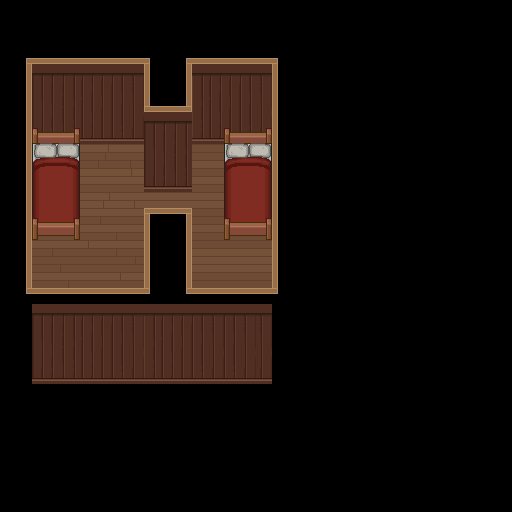

Rendered tile map (Tiled .tmx) drawn with the repository's tilesets; below, a short description and the full map source, tile grids included:
An orthogonal 32x32 tile map with 16x16 px tiles, 3 tile layers (background, foreground, items).

<map version="1.0" orientation="orthogonal" renderorder="right-down" width="32" height="32" tilewidth="16" tileheight="16" nextobjectid="1">
 <tileset firstgid="1" name="tiles" tilewidth="16" tileheight="16" tilecount="256" columns="16">
  <image source="resources/tiles.png" width="256" height="256" />
  <tile id="0">
   <properties>
    <property name="solid" type="bool" value="true" />
   </properties>
  </tile>
  <tile id="1">
   <properties>
    <property name="solid" type="bool" value="true" />
   </properties>
  </tile>
  <tile id="2">
   <properties>
    <property name="solid" type="bool" value="true" />
   </properties>
  </tile>
  <tile id="3">
   <properties>
    <property name="solid" type="bool" value="true" />
   </properties>
  </tile>
  <tile id="4">
   <properties>
    <property name="solid" type="bool" value="true" />
   </properties>
  </tile>
  <tile id="5">
   <properties>
    <property name="solid" type="bool" value="false" />
   </properties>
  </tile>
  <tile id="8">
   <properties>
    <property name="solid" type="bool" value="true" />
   </properties>
  </tile>
  <tile id="9">
   <properties>
    <property name="solid" type="bool" value="true" />
   </properties>
  </tile>
  <tile id="10">
   <properties>
    <property name="solid" type="bool" value="true" />
   </properties>
  </tile>
  <tile id="16">
   <properties>
    <property name="solid" type="bool" value="true" />
   </properties>
  </tile>
  <tile id="17">
   <properties>
    <property name="solid" type="bool" value="true" />
   </properties>
  </tile>
  <tile id="18">
   <properties>
    <property name="solid" type="bool" value="true" />
   </properties>
  </tile>
  <tile id="19">
   <properties>
    <property name="solid" type="bool" value="true" />
   </properties>
  </tile>
  <tile id="20">
   <properties>
    <property name="solid" type="bool" value="true" />
   </properties>
  </tile>
  <tile id="21">
   <properties>
    <property name="solid" type="bool" value="false" />
   </properties>
  </tile>
  <tile id="24">
   <properties>
    <property name="solid" type="bool" value="true" />
   </properties>
  </tile>
  <tile id="26">
   <properties>
    <property name="solid" type="bool" value="true" />
   </properties>
  </tile>
  <tile id="32">
   <properties>
    <property name="solid" type="bool" value="true" />
   </properties>
  </tile>
  <tile id="33">
   <properties>
    <property name="solid" type="bool" value="true" />
   </properties>
  </tile>
  <tile id="34">
   <properties>
    <property name="solid" type="bool" value="true" />
   </properties>
  </tile>
  <tile id="35">
   <properties>
    <property name="solid" type="bool" value="false" />
   </properties>
  </tile>
  <tile id="36">
   <properties>
    <property name="solid" type="bool" value="false" />
   </properties>
  </tile>
  <tile id="37">
   <properties>
    <property name="solid" type="bool" value="false" />
   </properties>
  </tile>
  <tile id="40">
   <properties>
    <property name="solid" type="bool" value="true" />
   </properties>
  </tile>
  <tile id="41">
   <properties>
    <property name="solid" type="bool" value="true" />
   </properties>
  </tile>
  <tile id="42">
   <properties>
    <property name="solid" type="bool" value="true" />
   </properties>
  </tile>
  <tile id="64">
   <properties>
    <property name="solid" type="bool" value="true" />
   </properties>
  </tile>
  <tile id="65">
   <properties>
    <property name="solid" type="bool" value="true" />
   </properties>
  </tile>
  <tile id="66">
   <properties>
    <property name="solid" type="bool" value="true" />
   </properties>
  </tile>
  <tile id="67">
   <properties>
    <property name="solid" type="bool" value="true" />
   </properties>
  </tile>
  <tile id="68">
   <properties>
    <property name="solid" type="bool" value="true" />
   </properties>
  </tile>
  <tile id="69">
   <properties>
    <property name="solid" type="bool" value="true" />
   </properties>
  </tile>
  <tile id="70">
   <properties>
    <property name="solid" type="bool" value="true" />
   </properties>
  </tile>
  <tile id="72">
   <properties>
    <property name="id" value="bed" />
    <property name="solid" type="bool" value="true" />
   </properties>
  </tile>
  <tile id="73">
   <properties>
    <property name="id" value="bed" />
    <property name="solid" type="bool" value="true" />
   </properties>
  </tile>
  <tile id="74">
   <properties>
    <property name="id" value="bed" />
    <property name="solid" type="bool" value="true" />
   </properties>
  </tile>
  <tile id="80">
   <properties>
    <property name="solid" type="bool" value="true" />
   </properties>
  </tile>
  <tile id="81">
   <properties>
    <property name="solid" type="bool" value="true" />
   </properties>
  </tile>
  <tile id="82">
   <properties>
    <property name="solid" type="bool" value="true" />
   </properties>
  </tile>
  <tile id="83">
   <properties>
    <property name="solid" type="bool" value="true" />
   </properties>
  </tile>
  <tile id="84">
   <properties>
    <property name="solid" type="bool" value="true" />
   </properties>
  </tile>
  <tile id="85">
   <properties>
    <property name="solid" type="bool" value="true" />
   </properties>
  </tile>
  <tile id="86">
   <properties>
    <property name="solid" type="bool" value="true" />
   </properties>
  </tile>
  <tile id="88">
   <properties>
    <property name="id" value="bed" />
    <property name="solid" type="bool" value="true" />
   </properties>
  </tile>
  <tile id="89">
   <properties>
    <property name="id" value="bed" />
    <property name="solid" type="bool" value="true" />
   </properties>
  </tile>
  <tile id="90">
   <properties>
    <property name="id" value="bed" />
    <property name="solid" type="bool" value="true" />
   </properties>
  </tile>
  <tile id="96">
   <properties>
    <property name="solid" type="bool" value="true" />
   </properties>
  </tile>
  <tile id="97">
   <properties>
    <property name="solid" type="bool" value="true" />
   </properties>
  </tile>
  <tile id="98">
   <properties>
    <property name="solid" type="bool" value="true" />
   </properties>
  </tile>
  <tile id="99">
   <properties>
    <property name="solid" type="bool" value="true" />
   </properties>
  </tile>
  <tile id="100">
   <properties>
    <property name="solid" type="bool" value="true" />
   </properties>
  </tile>
  <tile id="101">
   <properties>
    <property name="solid" type="bool" value="true" />
   </properties>
  </tile>
  <tile id="102">
   <properties>
    <property name="solid" type="bool" value="true" />
   </properties>
  </tile>
  <tile id="104">
   <properties>
    <property name="id" value="bed" />
    <property name="solid" type="bool" value="true" />
   </properties>
  </tile>
  <tile id="105">
   <properties>
    <property name="id" value="bed" />
    <property name="solid" type="bool" value="true" />
   </properties>
  </tile>
  <tile id="106">
   <properties>
    <property name="id" value="bed" />
    <property name="solid" type="bool" value="true" />
   </properties>
  </tile>
  <tile id="112">
   <properties>
    <property name="solid" type="bool" value="true" />
   </properties>
  </tile>
  <tile id="113">
   <properties>
    <property name="solid" type="bool" value="true" />
   </properties>
  </tile>
  <tile id="114">
   <properties>
    <property name="solid" type="bool" value="true" />
   </properties>
  </tile>
  <tile id="115">
   <properties>
    <property name="solid" type="bool" value="true" />
   </properties>
  </tile>
  <tile id="116">
   <properties>
    <property name="solid" type="bool" value="true" />
   </properties>
  </tile>
  <tile id="117">
   <properties>
    <property name="solid" type="bool" value="true" />
   </properties>
  </tile>
  <tile id="118">
   <properties>
    <property name="solid" type="bool" value="true" />
   </properties>
  </tile>
  <tile id="120">
   <properties>
    <property name="id" value="bed" />
    <property name="solid" type="bool" value="true" />
   </properties>
  </tile>
  <tile id="121">
   <properties>
    <property name="id" value="bed" />
    <property name="solid" type="bool" value="true" />
   </properties>
  </tile>
  <tile id="122">
   <properties>
    <property name="id" value="bed" />
    <property name="solid" type="bool" value="true" />
   </properties>
  </tile>
  <tile id="128">
   <properties>
    <property name="solid" type="bool" value="true" />
   </properties>
  </tile>
  <tile id="129">
   <properties>
    <property name="solid" type="bool" value="true" />
   </properties>
  </tile>
  <tile id="130">
   <properties>
    <property name="solid" type="bool" value="true" />
   </properties>
  </tile>
  <tile id="131">
   <properties>
    <property name="solid" type="bool" value="true" />
   </properties>
  </tile>
  <tile id="132">
   <properties>
    <property name="solid" type="bool" value="true" />
   </properties>
  </tile>
  <tile id="133">
   <properties>
    <property name="solid" type="bool" value="true" />
   </properties>
  </tile>
  <tile id="134">
   <properties>
    <property name="solid" type="bool" value="true" />
   </properties>
  </tile>
  <tile id="136">
   <properties>
    <property name="id" value="bed" />
    <property name="solid" type="bool" value="true" />
   </properties>
  </tile>
  <tile id="137">
   <properties>
    <property name="id" value="bed" />
    <property name="solid" type="bool" value="true" />
   </properties>
  </tile>
  <tile id="138">
   <properties>
    <property name="id" value="bed" />
    <property name="solid" type="bool" value="true" />
   </properties>
  </tile>
  <tile id="144">
   <properties>
    <property name="solid" type="bool" value="true" />
   </properties>
  </tile>
  <tile id="145">
   <properties>
    <property name="solid" type="bool" value="true" />
   </properties>
  </tile>
  <tile id="146">
   <properties>
    <property name="solid" type="bool" value="true" />
   </properties>
  </tile>
  <tile id="147">
   <properties>
    <property name="solid" type="bool" value="true" />
   </properties>
  </tile>
  <tile id="148">
   <properties>
    <property name="solid" type="bool" value="true" />
   </properties>
  </tile>
  <tile id="149">
   <properties>
    <property name="solid" type="bool" value="true" />
   </properties>
  </tile>
  <tile id="150">
   <properties>
    <property name="solid" type="bool" value="true" />
   </properties>
  </tile>
  <tile id="152">
   <properties>
    <property name="id" value="bed" />
    <property name="solid" type="bool" value="true" />
   </properties>
  </tile>
  <tile id="153">
   <properties>
    <property name="id" value="bed" />
    <property name="solid" type="bool" value="true" />
   </properties>
  </tile>
  <tile id="154">
   <properties>
    <property name="id" value="bed" />
    <property name="solid" type="bool" value="true" />
   </properties>
  </tile>
  <tile id="160">
   <properties>
    <property name="solid" type="bool" value="true" />
   </properties>
  </tile>
  <tile id="161">
   <properties>
    <property name="solid" type="bool" value="true" />
   </properties>
  </tile>
  <tile id="162">
   <properties>
    <property name="solid" type="bool" value="true" />
   </properties>
  </tile>
  <tile id="163">
   <properties>
    <property name="solid" type="bool" value="true" />
   </properties>
  </tile>
  <tile id="164">
   <properties>
    <property name="solid" type="bool" value="true" />
   </properties>
  </tile>
  <tile id="165">
   <properties>
    <property name="solid" type="bool" value="true" />
   </properties>
  </tile>
  <tile id="166">
   <properties>
    <property name="solid" type="bool" value="true" />
   </properties>
  </tile>
  <tile id="168">
   <properties>
    <property name="id" value="bed" />
    <property name="solid" type="bool" value="true" />
   </properties>
  </tile>
  <tile id="169">
   <properties>
    <property name="id" value="bed" />
    <property name="solid" type="bool" value="true" />
   </properties>
  </tile>
  <tile id="170">
   <properties>
    <property name="id" value="bed" />
    <property name="solid" type="bool" value="true" />
   </properties>
  </tile>
 </tileset>
 <layer name="background" width="32" height="32">
  <data encoding="csv">
0,0,0,0,0,0,0,0,0,0,0,0,0,0,0,0,0,0,0,0,0,0,0,0,0,0,0,0,0,0,0,0,
0,0,0,0,0,0,0,0,0,0,0,0,0,0,0,0,0,0,0,0,0,0,0,0,0,0,0,0,0,0,0,0,
0,0,0,0,0,0,0,0,0,0,0,0,0,0,0,0,0,0,0,0,0,0,0,0,0,0,0,0,0,0,0,0,
0,0,0,0,0,0,0,0,0,0,0,0,0,0,0,0,0,0,0,0,0,0,0,0,0,0,0,0,0,0,0,0,
0,0,65,66,67,68,69,70,71,0,0,0,67,68,69,70,71,0,0,0,0,0,0,0,0,0,0,0,0,0,0,0,
0,0,81,82,83,84,85,86,87,0,0,0,83,84,85,86,87,0,0,0,0,0,0,0,0,0,0,0,0,0,0,0,
0,0,97,98,99,100,101,102,103,0,0,0,99,100,101,102,103,0,0,0,0,0,0,0,0,0,0,0,0,0,0,0,
0,0,113,114,115,116,117,118,119,65,66,67,115,116,117,118,119,0,0,0,0,0,0,0,0,0,0,0,0,0,0,0,
0,0,129,130,131,132,133,134,135,81,82,83,131,132,133,134,135,0,0,0,0,0,0,0,0,0,0,0,0,0,0,0,
0,0,13,12,12,12,15,12,12,97,98,99,60,60,60,60,60,0,0,0,0,0,0,0,0,0,0,0,0,0,0,0,
0,0,30,28,29,28,29,28,31,113,114,115,12,12,12,12,12,0,0,0,0,0,0,0,0,0,0,0,0,0,0,0,
0,0,12,12,12,12,12,12,12,129,130,131,12,12,12,12,12,0,0,0,0,0,0,0,0,0,0,0,0,0,0,0,
0,0,44,45,44,44,47,44,46,44,44,44,44,44,44,44,44,0,0,0,0,0,0,0,0,0,0,0,0,0,0,0,
0,0,12,12,13,12,14,12,12,0,0,0,60,60,60,60,60,0,0,0,0,0,0,0,0,0,0,0,0,0,0,0,
0,0,13,12,12,12,12,14,12,0,0,0,12,12,12,12,12,0,0,0,0,0,0,0,0,0,0,0,0,0,0,0,
0,0,12,14,12,13,12,14,12,0,0,0,28,28,28,28,28,0,0,0,0,0,0,0,0,0,0,0,0,0,0,0,
0,0,60,62,60,60,60,60,61,0,0,0,44,44,44,44,44,0,0,0,0,0,0,0,0,0,0,0,0,0,0,0,
0,0,12,12,14,12,12,13,12,0,0,0,60,60,60,60,60,0,0,0,0,0,0,0,0,0,0,0,0,0,0,0,
0,0,0,0,0,0,0,0,0,0,0,0,0,0,0,0,0,0,0,0,0,0,0,0,0,0,0,0,0,0,0,0,
0,0,65,66,67,68,69,70,71,67,68,69,70,71,70,71,71,0,0,0,0,0,0,0,0,0,0,0,0,0,0,0,
0,0,81,82,83,84,85,86,87,83,84,85,86,87,86,87,87,0,0,0,0,0,0,0,0,0,0,0,0,0,0,0,
0,0,97,98,99,100,101,102,103,99,100,101,102,103,102,103,103,0,0,0,0,0,0,0,0,0,0,0,0,0,0,0,
0,0,113,114,115,116,117,118,119,115,116,117,118,119,118,119,119,0,0,0,0,0,0,0,0,0,0,0,0,0,0,0,
0,0,129,130,131,132,133,134,135,131,132,133,134,135,134,135,135,0,0,0,0,0,0,0,0,0,0,0,0,0,0,0,
0,0,0,0,0,0,0,0,0,0,0,0,0,0,0,0,0,0,0,0,0,0,0,0,0,0,0,0,0,0,0,0,
0,0,0,0,0,0,0,0,0,0,0,0,0,0,0,0,0,0,0,0,0,0,0,0,0,0,0,0,0,0,0,0,
0,0,0,0,0,0,0,0,0,0,0,0,0,0,0,0,0,0,0,0,0,0,0,0,0,0,0,0,0,0,0,0,
0,0,0,0,0,0,0,0,0,0,0,0,0,0,0,0,0,0,0,0,0,0,0,0,0,0,0,0,0,0,0,0,
0,0,0,0,0,0,0,0,0,0,0,0,0,0,0,0,0,0,0,0,0,0,0,0,0,0,0,0,0,0,0,0,
0,0,0,0,0,0,0,0,0,0,0,0,0,0,0,0,0,0,0,0,0,0,0,0,0,0,0,0,0,0,0,0,
0,0,0,0,0,0,0,0,0,0,0,0,0,0,0,0,0,0,0,0,0,0,0,0,0,0,0,0,0,0,0,0,
0,0,0,0,0,0,0,0,0,0,0,0,0,0,0,0,0,0,0,0,0,0,0,0,0,0,0,0,0,0,0,0
</data>
 </layer>
 <layer name="foreground" width="32" height="32">
  <data encoding="csv">
0,0,0,0,0,0,0,0,0,0,0,0,0,0,0,0,0,0,0,0,0,0,0,0,0,0,0,0,0,0,0,0,
0,0,0,0,0,0,0,0,0,0,0,0,0,0,0,0,0,0,0,0,0,0,0,0,0,0,0,0,0,0,0,0,
0,0,0,0,0,0,0,0,0,0,0,0,0,0,0,0,0,0,0,0,0,0,0,0,0,0,0,0,0,0,0,0,
0,1,2,2,2,2,2,2,2,3,0,1,2,2,2,2,2,3,0,0,0,0,0,0,0,0,0,0,0,0,0,0,
0,17,0,0,0,0,0,0,0,19,0,17,0,0,0,0,0,19,0,0,0,0,0,0,0,0,0,0,0,0,0,0,
0,17,0,0,0,0,0,0,0,19,0,17,0,0,0,0,0,19,0,0,0,0,0,0,0,0,0,0,0,0,0,0,
0,17,0,0,0,0,0,0,0,20,2,21,0,0,0,0,0,19,0,0,0,0,0,0,0,0,0,0,0,0,0,0,
0,17,0,0,0,0,0,0,0,0,0,0,0,0,0,0,0,19,0,0,0,0,0,0,0,0,0,0,0,0,0,0,
0,17,0,0,0,0,0,0,0,0,0,0,0,0,0,0,0,19,0,0,0,0,0,0,0,0,0,0,0,0,0,0,
0,17,0,0,0,0,0,0,0,0,0,0,0,0,0,0,0,19,0,0,0,0,0,0,0,0,0,0,0,0,0,0,
0,17,0,0,0,0,0,0,0,0,0,0,0,0,0,0,0,19,0,0,0,0,0,0,0,0,0,0,0,0,0,0,
0,17,0,0,0,0,0,0,0,0,0,0,0,0,0,0,0,19,0,0,0,0,0,0,0,0,0,0,0,0,0,0,
0,17,0,0,0,0,0,0,0,0,0,0,0,0,0,0,0,19,0,0,0,0,0,0,0,0,0,0,0,0,0,0,
0,17,0,0,0,0,0,0,0,4,34,5,0,0,0,0,0,19,0,0,0,0,0,0,0,0,0,0,0,0,0,0,
0,17,0,0,0,0,0,0,0,19,0,17,0,0,0,0,0,19,0,0,0,0,0,0,0,0,0,0,0,0,0,0,
0,17,0,0,0,0,0,0,0,19,0,17,0,0,0,0,0,19,0,0,0,0,0,0,0,0,0,0,0,0,0,0,
0,17,0,0,0,0,0,0,0,19,0,17,0,0,0,0,0,19,0,0,0,0,0,0,0,0,0,0,0,0,0,0,
0,17,0,0,0,0,0,0,0,19,0,17,0,0,0,0,0,19,0,0,0,0,0,0,0,0,0,0,0,0,0,0,
0,33,34,34,34,34,34,34,34,35,0,33,34,34,34,34,34,35,0,0,0,0,0,0,0,0,0,0,0,0,0,0,
0,0,0,0,0,0,0,0,0,0,0,0,0,0,0,0,0,0,0,0,0,0,0,0,0,0,0,0,0,0,0,0,
0,0,0,0,0,0,0,0,0,0,0,0,0,0,0,0,0,0,0,0,0,0,0,0,0,0,0,0,0,0,0,0,
0,0,0,0,0,0,0,0,0,0,0,0,0,0,0,0,0,0,0,0,0,0,0,0,0,0,0,0,0,0,0,0,
0,0,0,0,0,0,0,0,0,0,0,0,0,0,0,0,0,0,0,0,0,0,0,0,0,0,0,0,0,0,0,0,
0,0,0,0,0,0,0,0,0,0,0,0,0,0,0,0,0,0,0,0,0,0,0,0,0,0,0,0,0,0,0,0,
0,0,0,0,0,0,0,0,0,0,0,0,0,0,0,0,0,0,0,0,0,0,0,0,0,0,0,0,0,0,0,0,
0,0,0,0,0,0,0,0,0,0,0,0,0,0,0,0,0,0,0,0,0,0,0,0,0,0,0,0,0,0,0,0,
0,0,0,0,0,0,0,0,0,0,0,0,0,0,0,0,0,0,0,0,0,0,0,0,0,0,0,0,0,0,0,0,
0,0,0,0,0,0,0,0,0,0,0,0,0,0,0,0,0,0,0,0,0,0,0,0,0,0,0,0,0,0,0,0,
0,0,0,0,0,0,0,0,0,0,0,0,0,0,0,0,0,0,0,0,0,0,0,0,0,0,0,0,0,0,0,0,
0,0,0,0,0,0,0,0,0,0,0,0,0,0,0,0,0,0,0,0,0,0,0,0,0,0,0,0,0,0,0,0,
0,0,0,0,0,0,0,0,0,0,0,0,0,0,0,0,0,0,0,0,0,0,0,0,0,0,0,0,0,0,0,0,
0,0,0,0,0,0,0,0,0,0,0,0,0,0,0,0,0,0,0,0,0,0,0,0,0,0,0,0,0,0,0,0
</data>
 </layer>
 <layer name="items" width="32" height="32">
  <data encoding="csv">
0,0,0,0,0,0,0,0,0,0,0,0,0,0,0,0,0,0,0,0,0,0,0,0,0,0,0,0,0,0,0,0,
0,0,0,0,0,0,0,0,0,0,0,0,0,0,0,0,0,0,0,0,0,0,0,0,0,0,0,0,0,0,0,0,
0,0,0,0,0,0,0,0,0,0,0,0,0,0,0,0,0,0,0,0,0,0,0,0,0,0,0,0,0,0,0,0,
0,0,0,0,0,0,0,0,0,0,0,0,0,0,0,0,0,0,0,0,0,0,0,0,0,0,0,0,0,0,0,0,
0,0,0,0,0,0,0,0,0,0,0,0,0,0,0,0,0,0,0,0,0,0,0,0,0,0,0,0,0,0,0,0,
0,0,0,0,0,0,0,0,0,0,0,0,0,0,0,0,0,0,0,0,0,0,0,0,0,0,0,0,0,0,0,0,
0,0,0,0,0,0,0,0,0,0,0,0,0,0,0,0,0,0,0,0,0,0,0,0,0,0,0,0,0,0,0,0,
0,0,0,0,0,0,0,0,0,0,0,0,0,0,0,0,0,0,0,0,0,0,0,0,0,0,0,0,0,0,0,0,
0,0,73,74,75,0,0,0,0,0,0,0,0,0,73,74,75,0,0,0,0,0,0,0,0,0,0,0,0,0,0,0,
0,0,89,90,91,0,0,0,0,0,0,0,0,0,89,90,91,0,0,0,0,0,0,0,0,0,0,0,0,0,0,0,
0,0,105,106,107,0,0,0,0,0,0,0,0,0,105,106,107,0,0,0,0,0,0,0,0,0,0,0,0,0,0,0,
0,0,121,122,123,0,0,0,0,0,0,0,0,0,121,122,123,0,0,0,0,0,0,0,0,0,0,0,0,0,0,0,
0,0,137,138,139,0,0,0,0,0,0,0,0,0,137,138,139,0,0,0,0,0,0,0,0,0,0,0,0,0,0,0,
0,0,153,154,155,0,0,0,0,0,0,0,0,0,153,154,155,0,0,0,0,0,0,0,0,0,0,0,0,0,0,0,
0,0,169,170,171,0,0,0,0,0,0,0,0,0,169,170,171,0,0,0,0,0,0,0,0,0,0,0,0,0,0,0,
0,0,0,0,0,0,0,0,0,0,0,0,0,0,0,0,0,0,0,0,0,0,0,0,0,0,0,0,0,0,0,0,
0,0,0,0,0,0,0,0,0,0,0,0,0,0,0,0,0,0,0,0,0,0,0,0,0,0,0,0,0,0,0,0,
0,0,0,0,0,0,0,0,0,0,0,0,0,0,0,0,0,0,0,0,0,0,0,0,0,0,0,0,0,0,0,0,
0,0,0,0,0,0,0,0,0,0,0,0,0,0,0,0,0,0,0,0,0,0,0,0,0,0,0,0,0,0,0,0,
0,0,0,0,0,0,0,0,0,0,0,0,0,0,0,0,0,0,0,0,0,0,0,0,0,0,0,0,0,0,0,0,
0,0,0,0,0,0,0,0,0,0,0,0,0,0,0,0,0,0,0,0,0,0,0,0,0,0,0,0,0,0,0,0,
0,0,0,0,0,0,0,0,0,0,0,0,0,0,0,0,0,0,0,0,0,0,0,0,0,0,0,0,0,0,0,0,
0,0,0,0,0,0,0,0,0,0,0,0,0,0,0,0,0,0,0,0,0,0,0,0,0,0,0,0,0,0,0,0,
0,0,0,0,0,0,0,0,0,0,0,0,0,0,0,0,0,0,0,0,0,0,0,0,0,0,0,0,0,0,0,0,
0,0,0,0,0,0,0,0,0,0,0,0,0,0,0,0,0,0,0,0,0,0,0,0,0,0,0,0,0,0,0,0,
0,0,0,0,0,0,0,0,0,0,0,0,0,0,0,0,0,0,0,0,0,0,0,0,0,0,0,0,0,0,0,0,
0,0,0,0,0,0,0,0,0,0,0,0,0,0,0,0,0,0,0,0,0,0,0,0,0,0,0,0,0,0,0,0,
0,0,0,0,0,0,0,0,0,0,0,0,0,0,0,0,0,0,0,0,0,0,0,0,0,0,0,0,0,0,0,0,
0,0,0,0,0,0,0,0,0,0,0,0,0,0,0,0,0,0,0,0,0,0,0,0,0,0,0,0,0,0,0,0,
0,0,0,0,0,0,0,0,0,0,0,0,0,0,0,0,0,0,0,0,0,0,0,0,0,0,0,0,0,0,0,0,
0,0,0,0,0,0,0,0,0,0,0,0,0,0,0,0,0,0,0,0,0,0,0,0,0,0,0,0,0,0,0,0,
0,0,0,0,0,0,0,0,0,0,0,0,0,0,0,0,0,0,0,0,0,0,0,0,0,0,0,0,0,0,0,0
</data>
 </layer>
</map>
